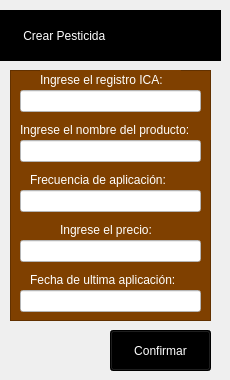
             <widget class="QWidget" name="Crear_pesticida">
              <widget class="QPushButton" name="pushButton_24">
               <property name="geometry">
                <rect>
                 <x>110</x>
                 <y>330</y>
                 <width>101</width>
                 <height>41</height>
                </rect>
               </property>
               <property name="styleSheet">
                <string notr="true">background-color: rgb(61, 61, 61);
color: rgb(255, 255, 255);
font: 900 10pt &quot;Arial Black&quot;;
background-color: rgb(0, 0, 0);</string>
               </property>
               <property name="text">
                <string>Confirmar</string>
               </property>
              </widget>
              <widget class="QLabel" name="label_25">
               <property name="geometry">
                <rect>
                 <x>0</x>
                 <y>10</y>
                 <width>221</width>
                 <height>51</height>
                </rect>
               </property>
               <property name="styleSheet">
                <string notr="true">color: rgb(255, 255, 255);
font: 900 12pt &quot;Arial Black&quot;;
background-color: rgb(0, 0, 0);</string>
               </property>
               <property name="text">
                <string>       Crear Pesticida</string>
               </property>
              </widget>
              <widget class="QFrame" name="frame_10">
               <property name="geometry">
                <rect>
                 <x>10</x>
                 <y>70</y>
                 <width>201</width>
                 <height>251</height>
                </rect>
               </property>
               <property name="styleSheet">
                <string notr="true">background-color: rgb(127, 64, 0);</string>
               </property>
               <property name="frameShape">
                <enum>QFrame::StyledPanel</enum>
               </property>
               <property name="frameShadow">
                <enum>QFrame::Raised</enum>
               </property>
               <widget class="QLabel" name="label_16">
                <property name="geometry">
                 <rect>
                  <x>30</x>
                  <y>0</y>
                  <width>141</width>
                  <height>20</height>
                 </rect>
                </property>
                <property name="styleSheet">
                 <string notr="true">color: rgb(255, 255, 255);
font: 900 8pt &quot;Arial Black&quot;;</string>
                </property>
                <property name="text">
                 <string>Ingrese el registro ICA:</string>
                </property>
               </widget>
               <widget class="QLineEdit" name="lineEdit_9">
                <property name="geometry">
                 <rect>
                  <x>10</x>
                  <y>20</y>
                  <width>181</width>
                  <height>22</height>
                 </rect>
                </property>
                <property name="styleSheet">
                 <string notr="true">background-color: rgb(255, 255, 255);</string>
                </property>
               </widget>
               <widget class="QLabel" name="label_19">
                <property name="geometry">
                 <rect>
                  <x>20</x>
                  <y>100</y>
                  <width>161</width>
                  <height>20</height>
                 </rect>
                </property>
                <property name="styleSheet">
                 <string notr="true">color: rgb(255, 255, 255);
font: 900 8pt &quot;Arial Black&quot;;</string>
                </property>
                <property name="text">
                 <string>Frecuencia de aplicación:</string>
                </property>
               </widget>
               <widget class="QLineEdit" name="lineEdit_12">
                <property name="geometry">
                 <rect>
                  <x>10</x>
                  <y>120</y>
                  <width>181</width>
                  <height>22</height>
                 </rect>
                </property>
                <property name="styleSheet">
                 <string notr="true">background-color: rgb(255, 255, 255);</string>
                </property>
               </widget>
               <widget class="QLabel" name="label_21">
                <property name="geometry">
                 <rect>
                  <x>10</x>
                  <y>50</y>
                  <width>191</width>
                  <height>20</height>
                 </rect>
                </property>
                <property name="styleSheet">
                 <string notr="true">color: rgb(255, 255, 255);
font: 900 8pt &quot;Arial Black&quot;;</string>
                </property>
                <property name="text">
                 <string>Ingrese el nombre del producto:</string>
                </property>
               </widget>
               <widget class="QLineEdit" name="lineEdit_13">
                <property name="geometry">
                 <rect>
                  <x>10</x>
                  <y>70</y>
                  <width>181</width>
                  <height>22</height>
                 </rect>
                </property>
                <property name="styleSheet">
                 <string notr="true">background-color: rgb(255, 255, 255);</string>
                </property>
               </widget>
               <widget class="QLabel" name="label_26">
                <property name="geometry">
                 <rect>
                  <x>50</x>
                  <y>150</y>
                  <width>111</width>
                  <height>20</height>
                 </rect>
                </property>
                <property name="styleSheet">
                 <string notr="true">color: rgb(255, 255, 255);
font: 900 8pt &quot;Arial Black&quot;;</string>
                </property>
                <property name="text">
                 <string>Ingrese el precio:</string>
                </property>
               </widget>
               <widget class="QLineEdit" name="lineEdit_17">
                <property name="geometry">
                 <rect>
                  <x>10</x>
                  <y>170</y>
                  <width>181</width>
                  <height>22</height>
                 </rect>
                </property>
                <property name="styleSheet">
                 <string notr="true">background-color: rgb(255, 255, 255);</string>
                </property>
               </widget>
               <widget class="QLabel" name="label_27">
                <property name="geometry">
                 <rect>
                  <x>20</x>
                  <y>200</y>
                  <width>171</width>
                  <height>20</height>
                 </rect>
                </property>
                <property name="styleSheet">
                 <string notr="true">color: rgb(255, 255, 255);
font: 900 8pt &quot;Arial Black&quot;;</string>
                </property>
                <property name="text">
                 <string>Fecha de ultima aplicación:</string>
                </property>
               </widget>
               <widget class="QLineEdit" name="lineEdit_18">
                <property name="geometry">
                 <rect>
                  <x>10</x>
                  <y>220</y>
                  <width>181</width>
                  <height>22</height>
                 </rect>
                </property>
                <property name="styleSheet">
                 <string notr="true">background-color: rgb(255, 255, 255);</string>
                </property>
               </widget>
              </widget>
             </widget>
